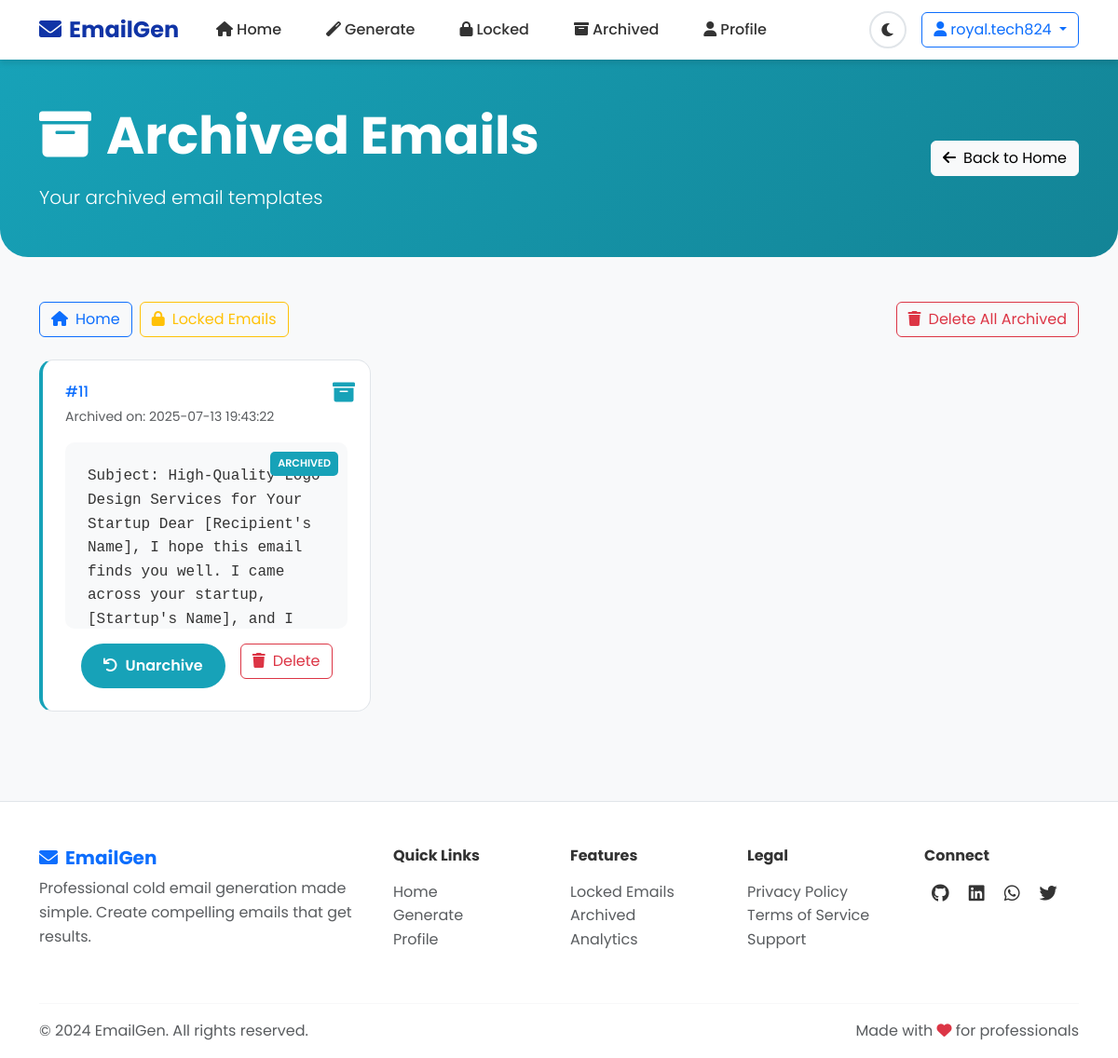
Screenshot of /archived (signed in) with the database file from the repository.
### tables this page shows
CREATE TABLE emails (
    id INTEGER PRIMARY KEY AUTOINCREMENT,
    user_email TEXT NOT NULL,
    email_text TEXT NOT NULL,
    created_at TIMESTAMP DEFAULT CURRENT_TIMESTAMP
, is_archived INTEGER DEFAULT 0, is_locked INTEGER DEFAULT 0);

### main.py (the view)
@app.route('/archived')
def view_archived():
    if 'user_email' not in session:
        return redirect('/login')
    conn = sqlite3.connect("users.db")
    cursor = conn.cursor()
    cursor.execute("SELECT id, email_text, created_at FROM emails WHERE user_email = ? AND is_archived = 1 ORDER BY created_at DESC", (session['user_email'],))
    emails = cursor.fetchall()
    conn.close()
    return render_template('archived.html', emails=emails)

### templates/archived.html (shortened to what this page needs)
{% extends 'base.html' %}
{% block content %}
<div class="hero-section">
    <div class="container">
        <div class="row align-items-center">
            <div class="col-md-8">
                <h1 class="display-4 fw-bold mb-3">
                    <i class="fas fa-archive me-3"></i>Archived Emails
                </h1>
                <p class="lead mb-0">Your archived email templates</p>
            </div>
            <div class="col-md-4 text-md-end">
                <a href="/home" class="btn btn-light">
                    <i class="fas fa-arrow-left me-2"></i>Back to Home
                </a>
            </div>
        </div>
    </div>
</div>
<div class="container">
    <div class="row mb-4">
        <div class="col-12">
            <div class="d-flex justify-content-between align-items-center flex-wrap gap-2">
                <div class="d-flex gap-2">
                    <a href="/home" class="btn btn-outline-primary">
                        <i class="fas fa-home me-2"></i>Home
                    </a>
                    <a href="/locked" class="btn btn-outline-warning">
                        <i class="fas fa-lock me-2"></i>Locked Emails
                    </a>
                </div>
                {% if emails %}
                <form action="/delete_all_archived" method="POST" class="d-inline">
                    <button type="submit" class="btn btn-outline-danger"
                            onclick="return confirm('⚠️ Are you sure you want to delete ALL archived emails?');">
                        <i class="fas fa-trash me-2"></i>Delete All Archived
                    </button>
                </form>
                {% endif %}
            </div>
        </div>
    </div>
    {% if emails %}
        <div class="row">
            {% for email in emails %}
            <div class="col-lg-6 col-xl-4">
                <div class="archived-card">
                    <div class="archive-indicator">
                        <i class="fas fa-archive"></i>
                    </div>
                    <div class="email-header mb-3">
                        <div class="d-flex justify-content-between align-items-center">
                            <div>
                                <h6 class="text-primary mb-1">#{{ email[0] }}</h6>
                                <small class="text-muted">Archived on: {{ email[2] }}</small>
                            </div>
                        </div>
                    </div>
                    <div class="email-content">{{ email[1] }}</div>
                    <div class="email-actions">
                        <form action="/unarchive/{{ email[0] }}" method="POST" class="d-inline">
                            <button type="submit" class="btn btn-unarchive">
                                <i class="fas fa-undo me-2"></i>Unarchive
                            </button>
                        </form>
                        <form action="/delete_archived/{{ email[0] }}" method="POST" class="d-inline"
                              onsubmit="return confirm('Delete this email permanently?');">
                            <button type="submit" class="btn btn-outline-danger">
                                <i class="fas fa-trash me-2"></i>Delete
                            </button>
                        </form>
                    </div>
                </div>
            </div>
            {% endfor %}
        </div>
    {% endif %}
</div>
{% endblock %}

### templates/base.html (style rules this page uses)
:root { --primary-color: #1034A6; --secondary-color: #ffffff; --accent-color: #4CAF50; --danger-color: #dc3545; --warning-color: #ffc107; --info-color: #17a2b8; --text-color: #333; --bg-color: #f8f9fa; --card-bg: #ffffff; --border-color: #e1e5e9; --shadow: 0 4px 6px rgba(0, 0, 0, 0.1); --shadow-hover: 0 8px 25px rgba(0, 0, 0, 0.15); }
* { margin: 0; padding: 0; box-sizing: border-box; }
body { font-family: 'Poppins', sans-serif; background-color: var(--bg-color); color: var(--text-color); line-height: 1.6; transition: all 0.3s ease; }

### templates/archived.html (style rules this page uses)
.hero-section { background: linear-gradient(135deg, #17a2b8, #138496); color: white; padding: 3rem 0; border-radius: 0 0 30px 30px; margin-bottom: 3rem; }
.archived-card { background: var(--card-bg); border-radius: 15px; padding: 1.5rem; margin-bottom: 2rem; border: 1px solid var(--border-color); border-left: 4px solid #17a2b8; transition: all 0.3s ease; position: relative; }
.archive-indicator { position: absolute; top: 1rem; right: 1rem; font-size: 1.5rem; color: #17a2b8; }
.email-content { background: var(--bg-color); border-radius: 10px; padding: 1.5rem; margin: 1rem 0; font-family: 'Courier New', monospace; max-height: 200px; overflow-y: auto; position: relative; }
.email-content::before { content: 'ARCHIVED'; position: absolute; top: 10px; right: 10px; background: #17a2b8; color: white; padding: 0.25rem 0.5rem; border-radius: 5px; font-size: 0.7rem; font-weight: 600; font-family: 'Poppins', sans-serif; }
.email-actions { display: flex; gap: 1rem; justify-content: center; margin-top: 1rem; }
.btn-unarchive { background: var(--info-color); border: none; border-radius: 25px; padding: 0.75rem 1.5rem; color: white; font-weight: 600; transition: all 0.3s ease; }

### rows the page displays
emails: id "11", created_at "2025-07-13 19:43:22", email_text "Subject: High-Quality Logo Design Services for Your Startup Dear [Recipient's Name], I hope this email finds you well. I came across your startup, [Startup's Name], and I…"

### other values shown
{{ session['user_email'].split('@')[0] }} "royal.tech824"
